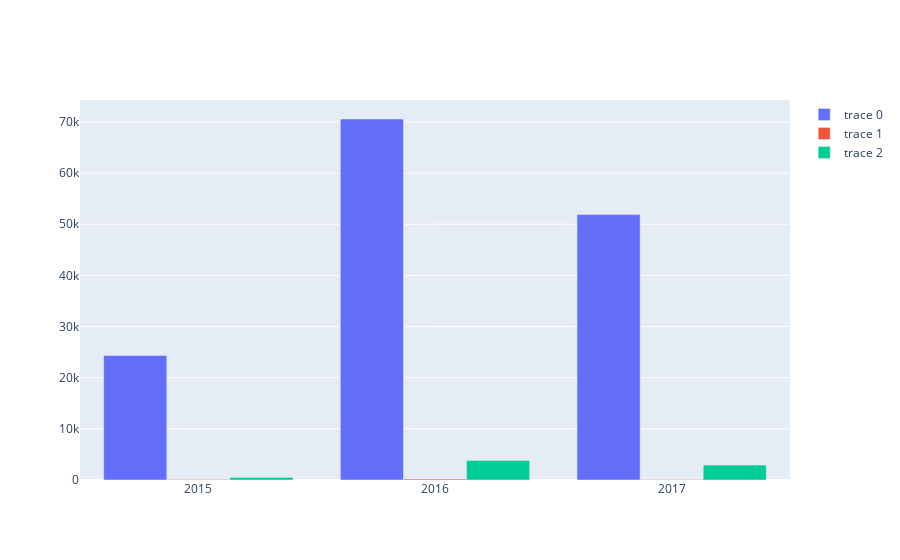

Notebook code for this chart:
### Code cell
print(df_city.groupby('arrival_date_year')['adults'].sum() )
# create trace1 
trace1 = go.Bar(x = df_city.groupby('arrival_date_year').sum()['adults'].index ,
                y = df_city.groupby('arrival_date_year').sum()['adults'] )
trace2 = go.Bar(x = df_city.groupby('arrival_date_year').sum()['babies'].index,
                y = df_city.groupby('arrival_date_year').sum()['babies'] )
trace3 = go.Bar(x = df_city.groupby('arrival_date_year').sum()['children'].index ,
                y = df_city.groupby('arrival_date_year').sum()['children']  )
data = [trace1,trace2,trace3]

layout = go.Layout(barmode='group')


fig = go.Figure(data = data, layout = layout)

iplot(fig)


#py.offline.plot(fig, filename='name.html')

### Figure 1 — Plotly figure (JSON) as saved in the notebook; plotly's stock layout.template omitted (floating-point values rounded to 4 significant figures)
{"data": [{"type": "bar", "x": [2015, 2016, 2017], "y": [24347, 70566, 51885]}, {"type": "bar", "x": [2015, 2016, 2017], "y": [84, 195, 113]}, {"type": "bar", "x": [2015, 2016, 2017], "y": [512, 3814, 2922]}], "layout": {"barmode": "group"}}
